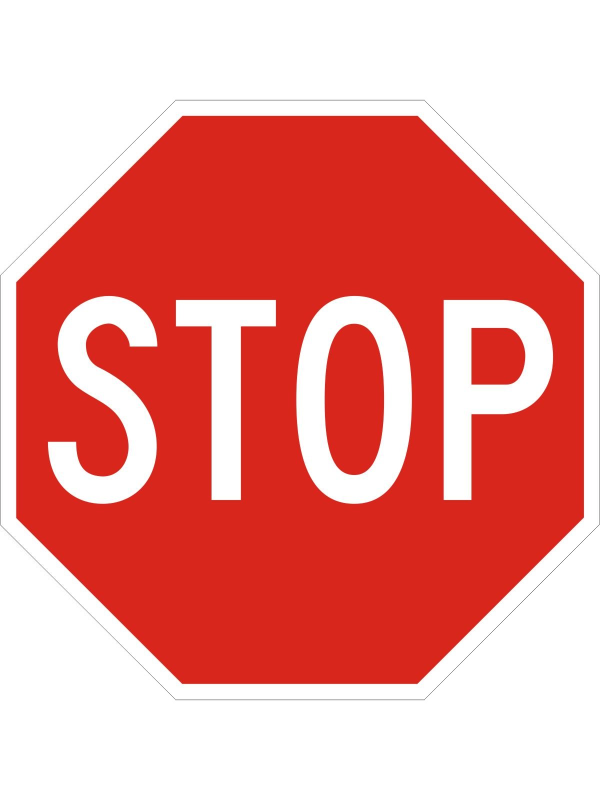
#> input picture STOP_SIGN-1.jpg, 1200 x 1600 px, found by its file name (shown at 1/2 size)
$ python pre_processor.py
#> lines starting #> are read from the running program, lines starting #| are printed output that depends on the picture
import numpy as np
import matplotlib.pyplot as plt
import cv2 as cv


# [5 lines of commented-out code are left out]

sign = cv.imread("./image stuffz/STOP_SIGN-1.jpg")
#> sign is the input picture: shape (1600, 1200, 3); mean B, G, R 148, 152.7, 236

# temp = sign.copy()
# sign[:,:,0::3] = temp[:,:,2::3]
# sign[:,:,2::3] = temp[:,:,1::3]

rgba = cv.cvtColor(sign, cv.COLOR_RGB2RGBA)

rgba[:, :, 3] = 255

boundries = np.zeros( (len(rgba),2), dtype=int)
#> boundries = 1600 pairs, first value 0 to 0, second value 0 to 0

for r in range(0,1600):
    # print("r: ",r)
    for c in range(0,1200):
        # print("row: ",r," Lcolumn: ",c)
        # print("r: ",r," c: ",c,rgba[r,c,0])
        if( (rgba[r,c] == [255,255,255,255]).all() == False):
            boundries[r,0] = c
            break
    for c in range(1199,-1,-1):
        # print("row: ",r," Rcolumn: ",c)
        if( (rgba[r,c] == [255,255,255,255]).all() == False):
            boundries[r,1] = c
            break
#> after the loop, boundries = 1600 pairs, first value 0 to 346, second value 0 to 1199

# [5 lines of commented-out code are left out]


for r in range(len(boundries)):
    # print(boundries[r])
    lSlice = slice(0,boundries[r][0])
    rSlice = slice(boundries[r][1],256)
    rgba[r,lSlice,3] = 0
    rgba[r,rSlice,3] = 0
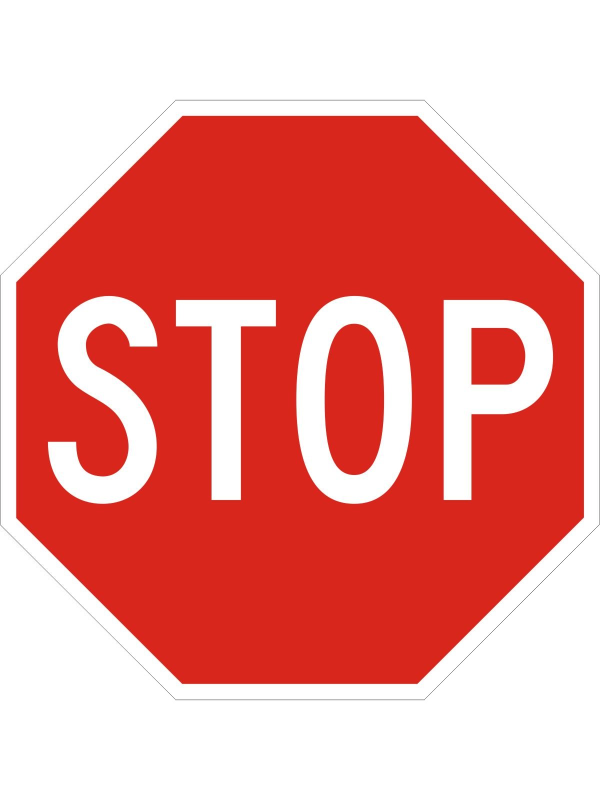
#> rgba: shape (1600, 1200, 4) (shown at 1/2 size); mean B, G, R, A 148, 152.7, 236, 225.8


print(sign.shape)
#| (1600, 1200, 3)
print("RGBA shape:", rgba.shape)
#| RGBA shape: (1600, 1200, 4)
# sign = sign[:, :, np.newaxis]

cv.imwrite("./image stuffz/transparent_img.png", rgba)

plt.imshow(rgba)
plt.show()
